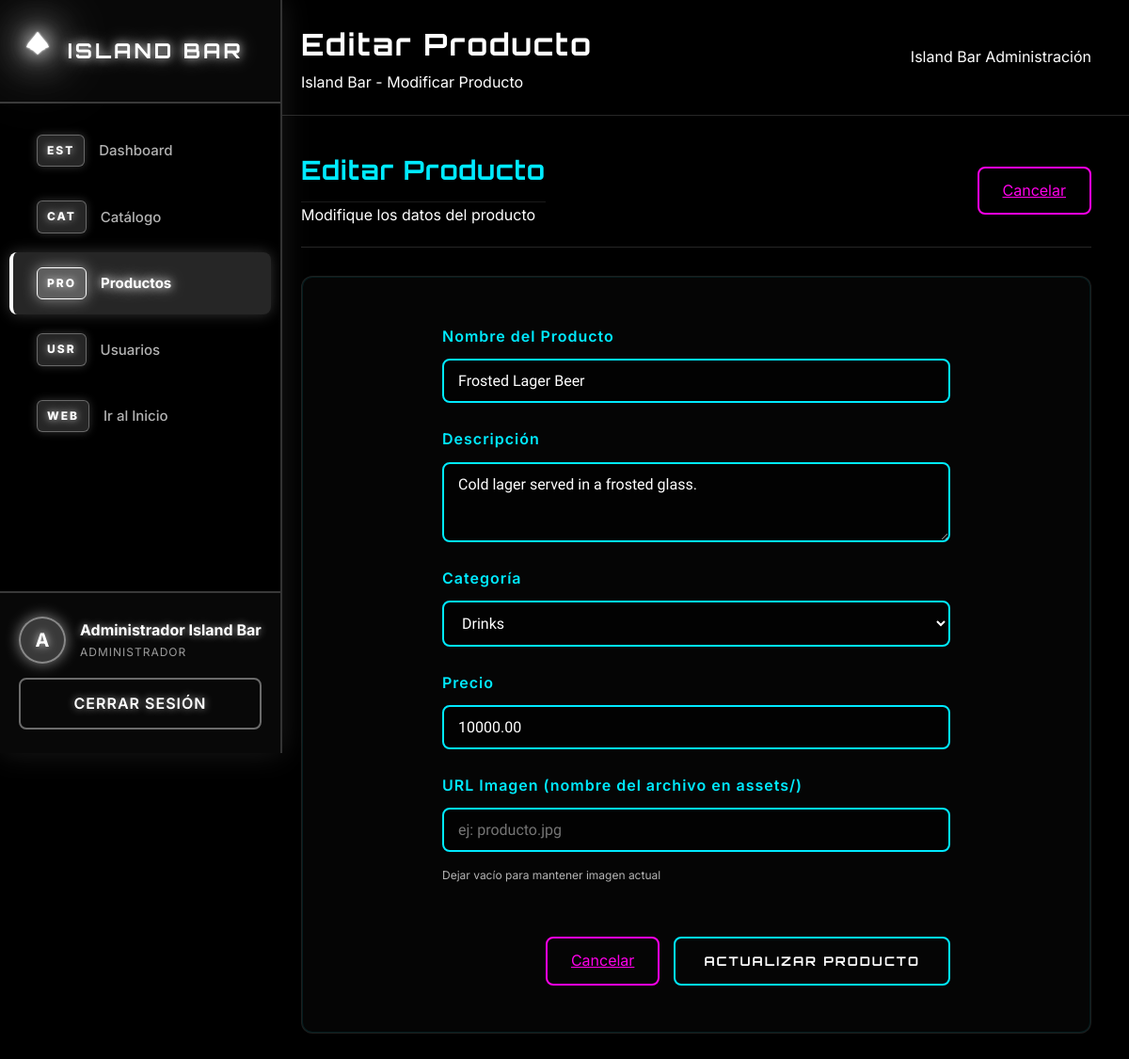
Page /editar.productos.php?id=2 (signed in) on the committed database.
### tables this page shows
CREATE TABLE productos (
    id INT AUTO_INCREMENT PRIMARY KEY,
    nombre VARCHAR(150) NOT NULL,
    descripcion TEXT,
    precio DECIMAL(10,2) NOT NULL,
    categoria_id INT,
    FOREIGN KEY (categoria_id) REFERENCES categoria(id)
);

CREATE TABLE categoria (
    id INT AUTO_INCREMENT PRIMARY KEY,
    nombre VARCHAR(100) NOT NULL UNIQUE
);

### editar.productos.php (the view, shortened to what this page needs)
<?php
require_once 'config.php';
$user_name = $_SESSION['user_name'];
$producto = null;
$edit_id = intval($_GET['id'] ?? 0);
$categorias = [];
$cat_query = "SELECT * FROM categoria ORDER BY nombre";
$cat_result = $conn->query($cat_query);
if ($cat_result) {
    $categorias = $cat_result->fetch_all(MYSQLI_ASSOC);
}
if ($edit_id > 0) {
    $stmt = $conn->prepare("SELECT p.*, (SELECT url_imagen FROM imagenes_productos WHERE producto_id = p.id LIMIT 1) as imagen FROM productos p WHERE p.id = ?");
    $stmt->bind_param("i", $edit_id);
    $stmt->execute();
    $result = $stmt->get_result();
    if ($result->num_rows > 0) {
        $producto = $result->fetch_assoc();
    } else {
        header('Location: productos.php?message=' . urlencode('Producto no encontrado') . '&type=error');
        exit;
    }
} else {
    header('Location: productos.php?message=' . urlencode('ID de producto no válido') . '&type=error');
    exit;
}
?>
<!DOCTYPE html>
<html lang="es">
<head>
    <link rel="stylesheet" href="css/style.css">
    <link rel="stylesheet" href="css/dashboard.css">
</head>
<body class="dashboard-page">
    <div class="dashboard-wrapper">
        <aside class="dashboard-sidebar">
            <div class="sidebar-header">
                <div class="sidebar-logo">
                    <span>ISLAND BAR</span>
                </div>
            </div>
            <nav class="sidebar-nav">
                <a href="dashboard.php" class="nav-item">
                    <span class="nav-icon">EST</span>
                    <span>Dashboard</span>
                </a>
                <a href="catalogo.php" class="nav-item">
                    <span class="nav-icon">CAT</span>
                    <span>Catálogo</span>
                </a>
                <a href="productos.php" class="nav-item active">
                    <span class="nav-icon">PRO</span>
                    <span>Productos</span>
                </a>
                <a href="usuarios.php" class="nav-item">
                    <span class="nav-icon">USR</span>
                    <span>Usuarios</span>
                </a>
                <a href="index.php" class="nav-item">
                    <span class="nav-icon">WEB</span>
                    <span>Ir al Inicio</span>
                </a>
            </nav>
            <div class="sidebar-footer">
                <div class="user-info">
                    <div class="user-avatar"><?php echo strtoupper(substr($user_name, 0, 1)); ?></div>
                    <div class="user-details">
                        <div class="user-name"><?php echo htmlspecialchars($user_name); ?></div>
                        <div class="user-role">Administrador</div>
                    </div>
                </div>
                <a href="logout.php" class="logout-btn">Cerrar Sesión</a>
            </div>
        </aside>
        <main class="dashboard-main">
            <header class="dashboard-header">
                <div class="header-left">
                    <div>
                        <h1 class="page-title">Editar Producto</h1>
                        <p class="page-subtitle">Island Bar - Modificar Producto</p>
                    </div>
                </div>
                <div class="header-right">
                    <div class="company-info">
                        <span class="company-name">Island Bar</span>
                        <span class="company-role">Administración</span>
                    </div>
                </div>
            </header>
            <section class="dashboard-section active">
                <div class="section-header">
                    <div>
                        <h2 class="section-title">Editar Producto</h2>
                        <p class="section-description">Modifique los datos del producto</p>
                    </div>
                    <div class="section-actions">
                        <a href="productos.php" class="neon-button-outline">Cancelar</a>
                    </div>
                </div>
                <div class="table-container neon-card">
                    <form method="POST" class="modal-form" style="max-width: 600px; margin: 0 auto; padding: 30px;">
                        <div class="form-group">
                            <label>Nombre del Producto</label>
                            <input type="text" name="nombre" required class="neon-input" value="<?php echo htmlspecialchars($_POST['nombre'] ?? $producto['nombre'] ?? ''); ?>">
                        </div>
                        <div class="form-group">
                            <label>Descripción</label>
                            <textarea name="descripcion" class="neon-input" rows="3"><?php echo htmlspecialchars($_POST['descripcion'] ?? $producto['descripcion'] ?? ''); ?></textarea>
                        </div>
                        <div class="form-group">
                            <label>Categoría</label>
                            <select name="categoria_id" required class="neon-input">
                                <?php foreach ($categorias as $cat): ?>
                                    <option value="<?php echo $cat['id']; ?>" <?php echo (isset($_POST['categoria_id']) ? $_POST['categoria_id'] : ($producto['categoria_id'] ?? '')) == $cat['id'] ? 'selected' : ''; ?>>
                                        <?php echo htmlspecialchars($cat['nombre']); ?>
                                    </option>
                                <?php endforeach; ?>
                            </select>
                        </div>
                        <div class="form-group">
                            <label>Precio</label>
                            <input type="number" name="precio" step="0.01" min="0" required class="neon-input" value="<?php echo htmlspecialchars($_POST['precio'] ?? $producto['precio'] ?? ''); ?>">
                        </div>
                        <div class="form-group">
                            <label>URL Imagen (nombre del archivo en assets/)</label>
                            <input type="text" name="url_imagen" class="neon-input" placeholder="ej: producto.jpg" value="<?php echo htmlspecialchars($_POST['url_imagen'] ?? $producto['imagen'] ?? ''); ?>">
                            <small style="opacity: 0.7; font-size: 12px; display: block; margin-top: 5px;">Dejar vacío para mantener imagen actual</small>
                        </div>
                        <div class="form-actions" style="margin-top: 30px;">
                            <a href="productos.php" class="neon-button-outline">Cancelar</a>
                            <button type="submit" class="neon-button">Actualizar Producto</button>
                        </div>
                    </form>
                </div>
            </section>
        </main>
    </div>
</body>
</html>

### css/style.css (style rules this page uses)
* { margin: 0; padding: 0; box-sizing: border-box; }
:root { --neon-cyan: #00eaff; --neon-pink: #ff00ea; --neon-white: #ffffff; --deep-black: #000000; --dark-bg: #0a0a0f; --light-bg: #e0f4ff; --light-sky: #87ceeb; --light-quartz: #b8d4e3; --light-water: #a8d8ea; --light-cloud: #ffffff; --primary-color: var(--neon-cyan); --secondary-color: var(--neon-pink); --bg-color: var(--deep-black); --text-color: var(--neon-white); }
body { font-family: 'Inter', 'Rajdhani', sans-serif; background: var(--deep-black); color: var(--neon-white); overflow-x: hidden; transition: background 0.4s ease, color 0.4s ease; position: relative; line-height: 1.7; -webkit-font-smoothing: antialiased; -moz-osx-font-smoothing: grayscale; }
.neon-card { background: rgba(10, 10, 15, 0.75); border: 1px solid rgba(0, 234, 255, 0.3); border-radius: 20px; padding: 32px; backdrop-filter: blur(20px); transition: all 0.4s cubic-bezier(0.4, 0, 0.2, 1); box-shadow: 0 8px 32px rgba(0, 0, 0, 0.4), 0 0 0 1px rgba(0, 234, 255, 0.1) inset; }
.palm-icon-svg { width: 40px; height: 48px; filter: drop-shadow(0 0 8px var(--neon-white)) drop-shadow(0 0 15px var(--neon-cyan)); animation: palmGlow 3s ease-in-out infinite; }
.neon-input { width: 100%; padding: 12px 15px; background: rgba(0, 0, 0, 0.5); border: 2px solid var(--neon-cyan); border-radius: 8px; color: var(--neon-white); font-family: 'Rajdhani', sans-serif; font-size: 16px; transition: all 0.3s ease; }
.neon-button, .neon-button-large, .neon-button-small { padding: 12px 30px; background: transparent; border: 2px solid var(--neon-cyan); color: var(--neon-white); font-family: 'Orbitron', sans-serif; font-weight: 700; letter-spacing: 2px; text-transform: uppercase; cursor: pointer; border-radius: 8px; transition: all 0.3s ease; text-decoration: none; display: inline-block; position: relative; overflow: hidden; }
.neon-button-outline { padding: 10px 25px; background: transparent; border: 2px solid var(--neon-pink); color: var(--neon-pink); border-radius: 8px; cursor: pointer; transition: all 0.3s ease; }
.section-title { font-size: 42px; text-align: center; margin-bottom: 64px; font-family: 'Orbitron', sans-serif; font-weight: 700; letter-spacing: 2px; line-height: 1.3; }

### rows in the picture
productos: nombre "Frosted Lager Beer", descripcion "Cold lager served in a frosted glass.", categoria_id "Drinks", precio "10000.00"

### other values in the picture
substr($user_name, 0, 1) "A"
$user_name "Administrador Island Bar"
